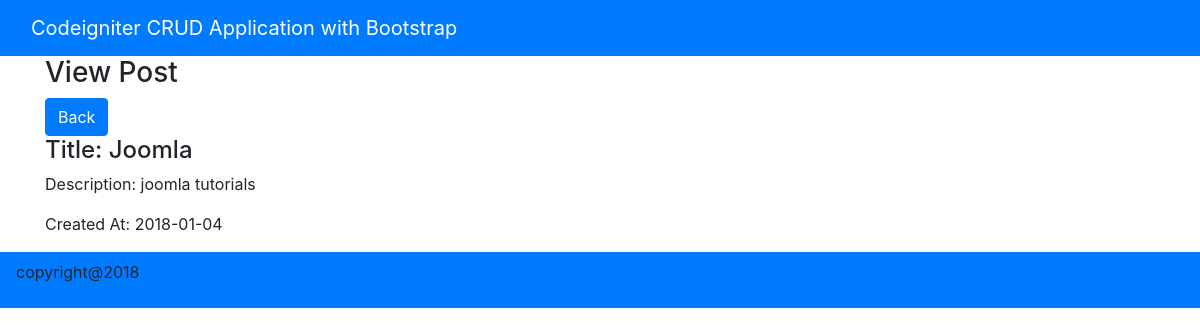
Page /index.php/welcome/view/3 on the committed database.
### tables this page shows
CREATE TABLE IF NOT EXISTS `tbl_posts` (
  `id` int(100) NOT NULL AUTO_INCREMENT,
  `title` varchar(200) NOT NULL,
  `description` text NOT NULL,
  `date_created` date NOT NULL,
  PRIMARY KEY (`id`)
);

### application/controllers/Welcome.php (called while the page is built, shortened)
<?php
class Welcome extends CI_Controller {
	public function view($id)
	{
		$this->load->model('queries');
	    $post = $this->queries->getSinglePost($id);
		$this->load->View('view', ['post'=>$post]);
	}
}

### index.php (called while the page is built, shortened)
<?php
require_once BASEPATH.'core/CodeIgniter.php';

### application/models/queries.php (called while the page is built, shortened)
<?php
class queries extends CI_Model{
  public function getSinglePost($id){
      $query = $this->db->get_where('tbl_posts', array('id' => $id));
      if ($query->num_rows() > 0){
          return $query->row();
      }
  }
}
?>

### application/views/view.php (the view)
<?php include_once 'header.php'?>
<h3>View Post</h3>
<?=anchor('welcome', 'Back', array('class' => 'btn btn-primary'))?>
    <h4><?='Title: '.$post->title?></h4>
    <p><?='Description: '.$post->description?></p>
    <p><?='Created At: '.$post->date_created?></p>
<?php include_once 'footer.php'?>

### rows in the picture
tbl_posts: title "Joomla", description "joomla tutorials", date_created "2018-01-04"

### other values in the picture
anchor('welcome', 'Back', array('class' => 'btn btn-primary')) "Back"
